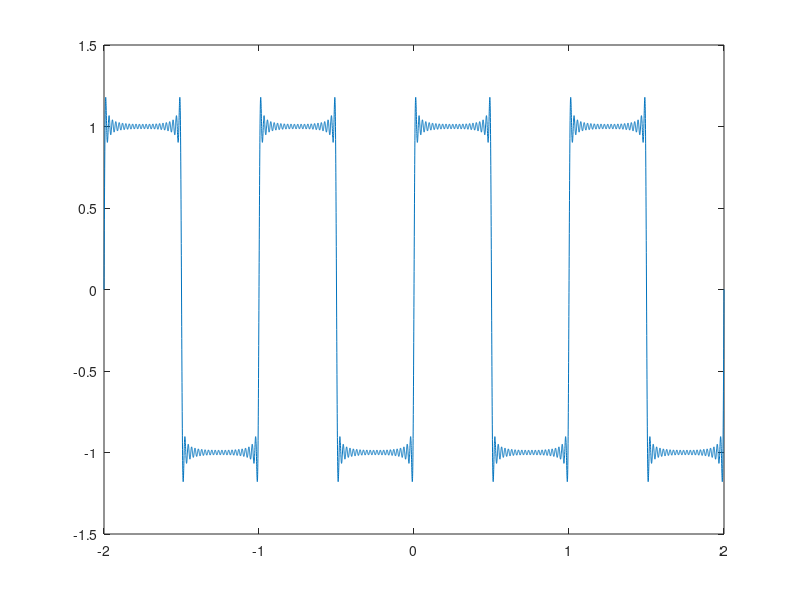

MATLAB code for this plot:

%Create an Array for time values
t = linspace(-2,2,10000);   

%Create an empty array for function values
f = 0 * t; 

%Define Peak Voltage of the Square Wave
V = 1;

%Define the number of harmonics (Change N for desired #)
N=45;   

%Iterate through the numerical values of the harmonics and calculate the
%coeffiecents and values of the Fourier expansion of the odd-symmetry
%square wave 

%Fourier Expansion of a Square Wave:
%C_k = (jV)/(2pik) * (2exp(-jpik) - 1 - exp(-2pijk) 
%f(t) = sum (C_k * exp(jkwot) 
%Assume Wo to be 2*pi for the program

for k=-N:1:N
 
   %Skip the 0 term (messes up the function)  
   if (k == 0)
       continue; 
   end; 
   
   c_k = ((j*V)/(2*pi*k)) * ((2*exp(-j*pi*k)) - 1 - (exp(-2*pi*j * k)))
   f_k = c_k * exp(j *k * 2 * pi *t); 
   f = f + f_k;
    
end
plot(t,f)